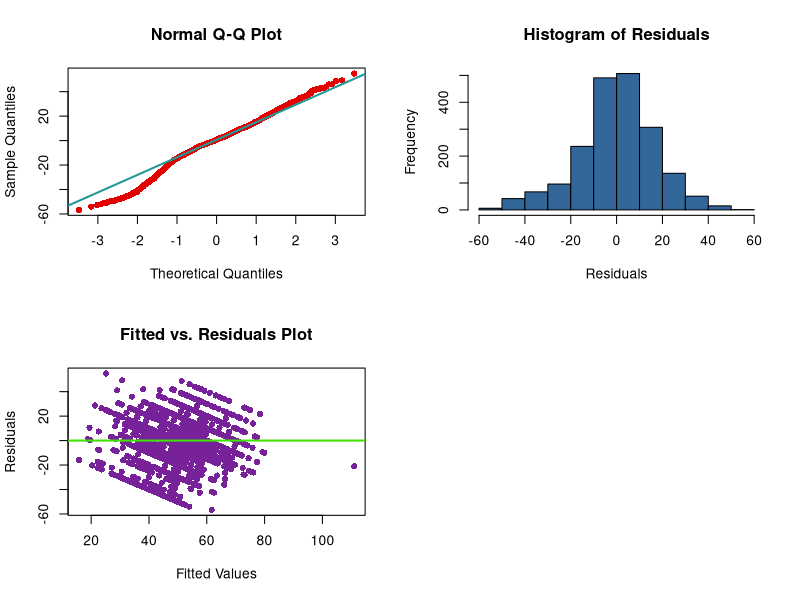
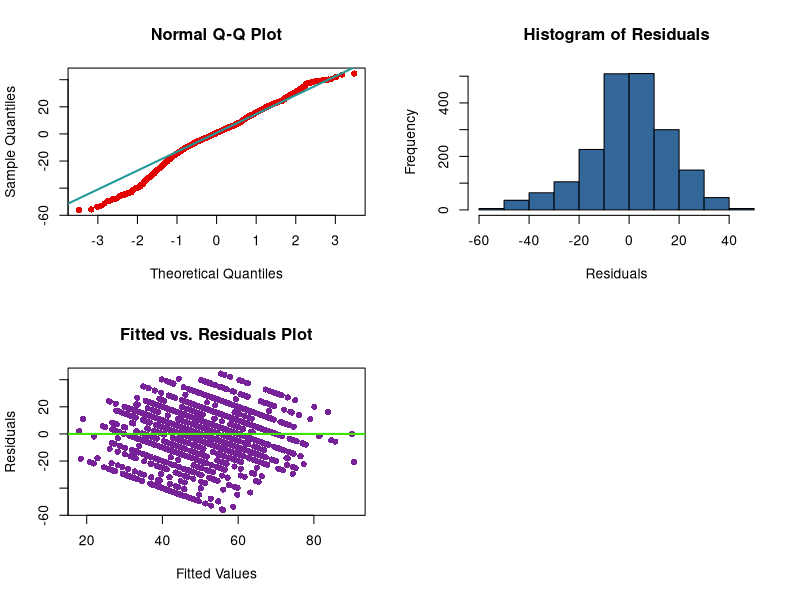
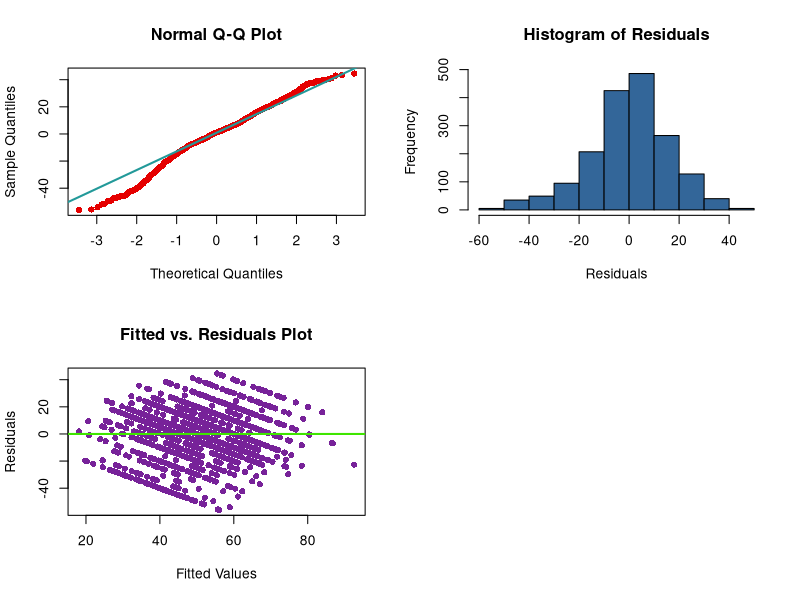
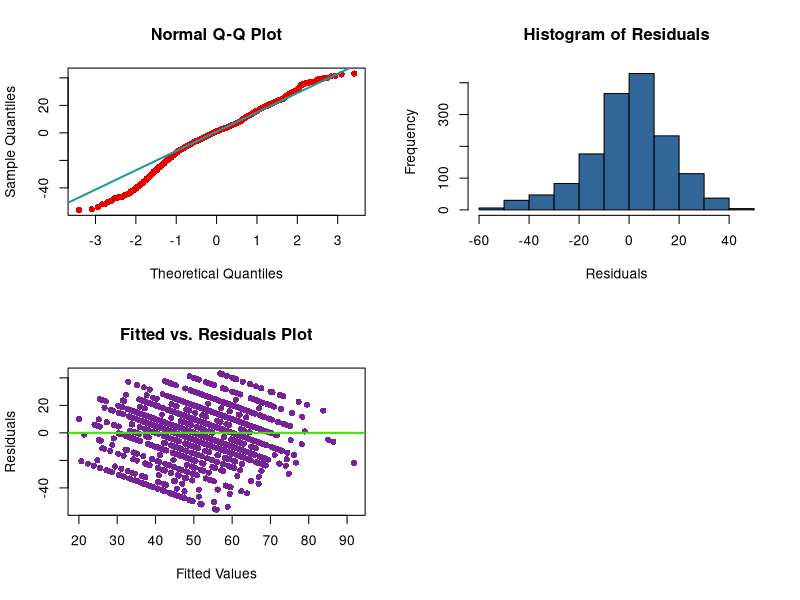
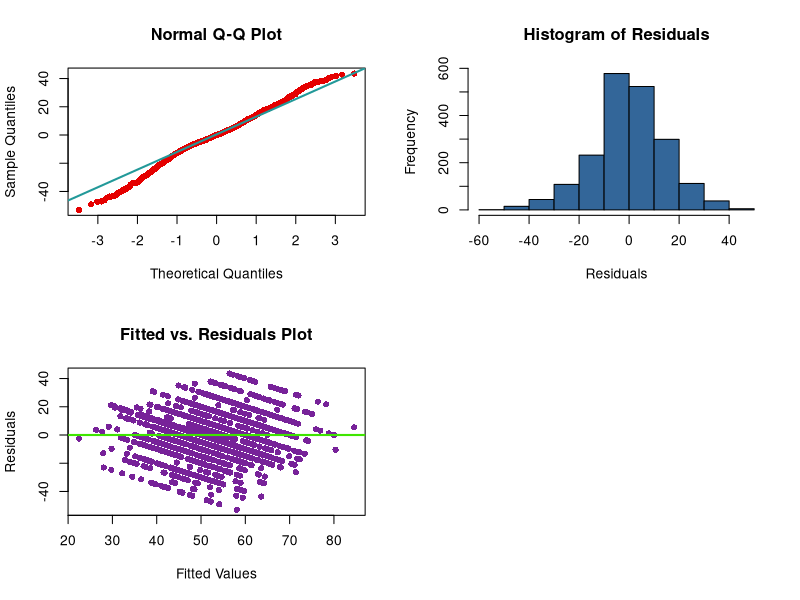
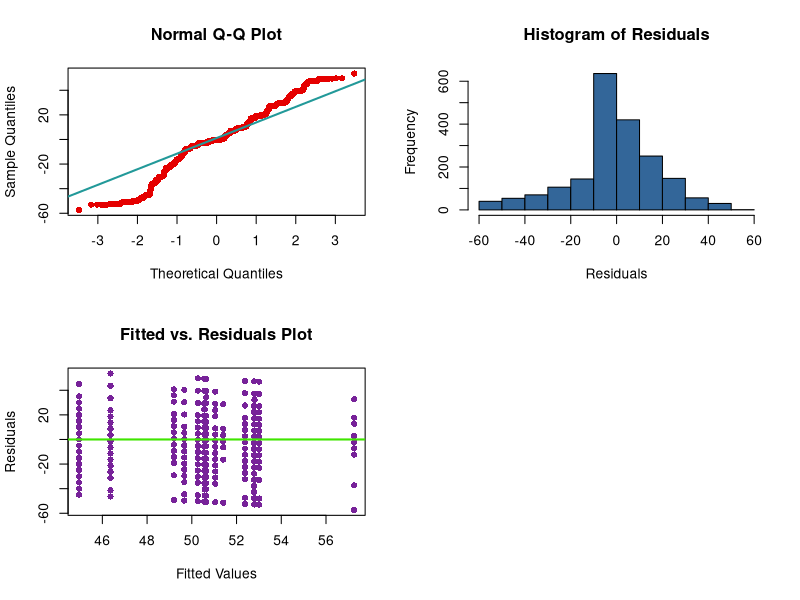
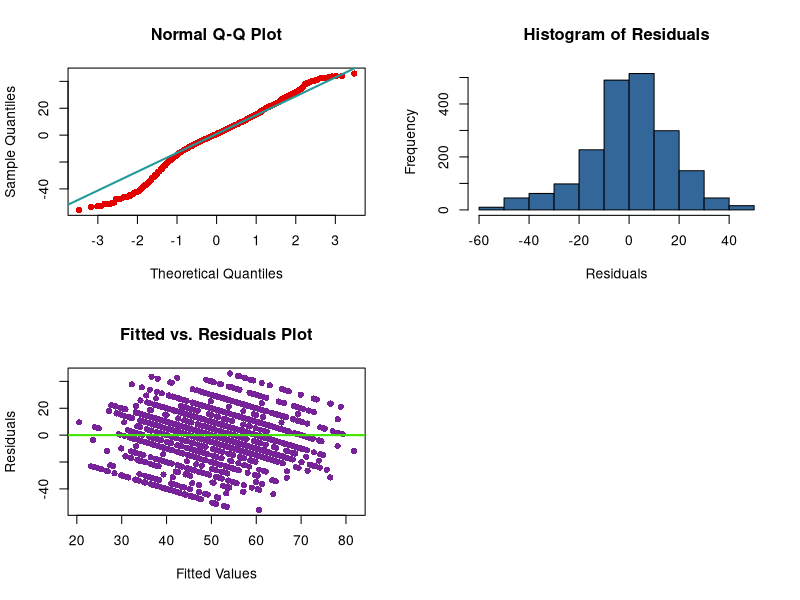

Here is the R script that generated these plots, in order:
## ---- chunk 1
knitr::opts_chunk$set(echo = TRUE)
library(lmtest)
purple = '#772299'; green = '#3FE500'
red = '#E50000'; lightblue = '#229999';
blue = '#336699'
## ---- chunk 2
knees = read.csv('knees.csv')
knees$Surgeon = as.factor(knees$Surgeon)
knees$Year = as.factor(knees$Year)
## ---- chunk 3
plots = function(model) {
  par(mfcol=c(2,2))
  qqnorm(resid(model), col = red, pch = 16)
  qqline(resid(model), col = lightblue, lwd = 2)
  
  plot(fitted(model), resid(model), xlab = 'Fitted Values', ylab = 'Residuals', main = 'Fitted vs. Residuals Plot', col = purple, pch = 16)
  abline(h = 0, col = green, lwd = 2)
  
  hist(resid(model), col = blue, main = 'Histogram of Residuals', xlab = 'Residuals')
}

evaluate = function(model){
  
  # Run each of the tests
  shapiroTest = shapiro.test(resid(model))
  bpTest = bptest(model)
  rSquared = summary(model)$r.squared
  adjRSquared = summary(model)$adj.r.squared
  loocv = sqrt(mean((resid(model) / (1 - hatvalues(model))) ^ 2))
  large_lev = sum(hatvalues(model) > 2 * mean(hatvalues(model)))
  # gives percentage of large residuals (should be less than 5%)
  large_resid = sum(rstandard(model)[abs(rstandard(model)) > 2]) / length(resid(model)) 
  
  # Collect tests in dataframe
  values = data.frame(Result = c(prettyNum(shapiroTest$p.value), prettyNum(bpTest$p.value), prettyNum(rSquared), prettyNum(adjRSquared),        prettyNum(loocv), prettyNum(large_lev), prettyNum(large_resid))) 
  rowNames = data.frame(Test = c('Shapiro Wilk pvalue', 'Breusch-Pagan pvalue', 'R Squared', 'Adj R Squared', 'Cross Validation', 'Large Leverages', 'Large Residuals'))

  summary_output = cbind(rowNames, values)
  # Add dataframe to matrix
  show(summary_output)
  plots(model)
}

removeLargeHatValues = function(model, data){
  values = hatvalues(model)
  index_ = which(values > (2 * mean(values)))
  newData = data[-c(index_),]
  return(newData)
}
## ---- chunk 4
## BruteForce Model (glmulti)
model_one = lm(KneeScore_Patient~1+Age:Year+Weight:Age+Height:Year+Height:Age+Height:Weight+BMI:Age+KneeScore_Surgeon:BMI+TibialInsertWidth:Year+TibialInsertWidth:KneeScore_Surgeon+PatellaDiameter:Age+PatellaDiameter:Height+PatellaDiameter:TibialInsertWidth, data = knees)
evaluate(model_one)
## ---- chunk 5
model_two = lm(KneeScore_Patient ~ ., data = knees)
evaluate(model_two)
## ---- chunk 6
new_data = removeLargeHatValues(model_two, knees)
model_three = lm(KneeScore_Patient ~ ., data = new_data)
evaluate(model_three)
## ---- chunk 7
new_data_two = removeLargeHatValues(model_three, new_data)
model_four = lm(KneeScore_Patient ~ ., data = new_data_two)
evaluate(model_four)
## ---- chunk 8
# replace all 0 values with the mean of the vector
temp = knees
temp$KneeScore_Patient[temp$KneeScore_Patient == 0] = mean(temp$KneeScore_Patient)

model_five = lm(KneeScore_Patient ~ ., data = temp)
evaluate(model_five)
## ---- chunk 9
model_six = lm(KneeScore_Patient ~ Surgeon * Side, data = knees)
evaluate(model_six)
## ---- chunk 10
model_two_bic = step(model_two, direction = "backward", trace = 0, k = log(nrow(knees)))
evaluate(model_two_bic)
